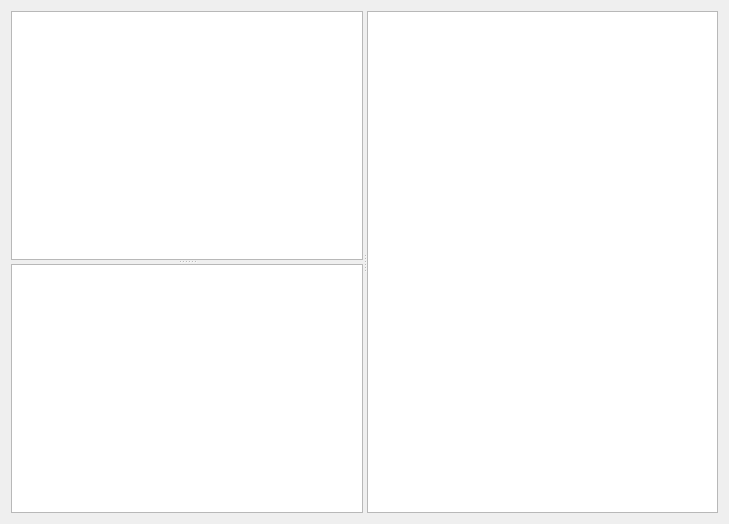
<?xml version="1.0" encoding="UTF-8"?>
<ui version="4.0">
 <class>qtv</class>
 <widget class="QMainWindow" name="ltv">
  <property name="geometry">
   <rect>
    <x>0</x>
    <y>0</y>
    <width>729</width>
    <height>524</height>
   </rect>
  </property>
  <property name="windowTitle">
   <string>qtv</string>
  </property>
  <widget class="QWidget" name="centralWidget">
   <layout class="QVBoxLayout" name="verticalLayout">
    <item>
     <widget class="QSplitter" name="splitter_V">
      <property name="orientation">
       <enum>Qt::Horizontal</enum>
      </property>
      <widget class="QSplitter" name="splitter_H">
       <property name="orientation">
        <enum>Qt::Vertical</enum>
       </property>
       <widget class="QTreeView" name="dirview"/>
       <widget class="QListView" name="fileview"/>
      </widget>
      <widget class="QTextBrowser" name="textBrowserWindow"/>
     </widget>
    </item>
   </layout>
  </widget>
 </widget>
 <layoutdefault spacing="6" margin="11"/>
 <resources/>
 <connections/>
</ui>
